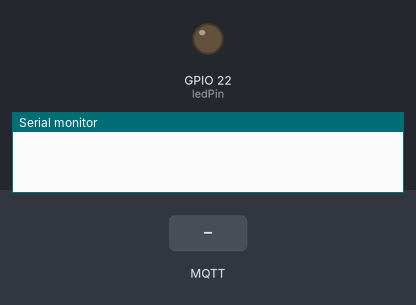
A sketch run on a simulated ESP32. Shown: output pins drawn as LEDs (lit = HIGH), the last lines printed to the serial monitor. The test bench sets the inputs (shaded band). No MQTT or app messages arrive unless stated.

Above: at 2.3 s.
2.4 s: MQTT message "ON" arrives on the second subscribed topic
At 3.1 s:
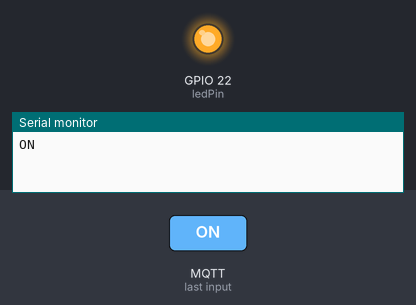
3.9 s: MQTT message "ON" arrives on the first subscribed topic
At 4.2 s:
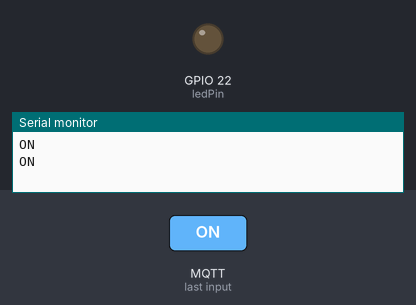
Timing chart, 0 to 6.9 s (numbered marks = the images above; inputs shaded):
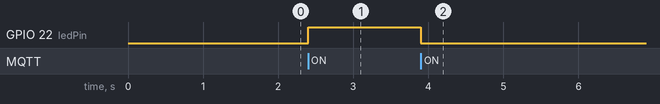

Measured:
- after the input at 2.4 s, GPIO 22 (ledPin): LOW → HIGH at once
- after the input at 3.9 s, GPIO 22 (ledPin): HIGH → LOW at once

The sketch:

LED_Cnt.ino
```cpp
/*
  SimpleMQTTClient.ino
  The purpose of this exemple is to illustrate a simple handling of MQTT and Wifi connection.
  Once it connects successfully to a Wifi network and a MQTT broker, it subscribe to a topic and send a message to it.
  It will also send a message delayed 5 seconds later.
*/

#include <WiFi.h>
#include "EspMQTTClient.h"
const int ledPin = 22;

EspMQTTClient client(
  "A_Redmi",
  "M2yAl244",
  "192.168.43.213",  // MQTT Broker server ip
  "LED_Client",     // Client name that uniquely identify your device
  1883              // The MQTT port, default to 1883. this line can be omitted
);


void setup()
{
  Serial.begin(115200);
  pinMode(ledPin, OUTPUT);

  WiFi.setHostname("LED");

  // Optionnal functionnalities of EspMQTTClient :
  client.enableDebuggingMessages(); // Enable debugging messages sent to serial output
  client.enableHTTPWebUpdater(); // Enable the web updater. User and password default to values of MQTTUsername and MQTTPassword. These can be overrited with enableHTTPWebUpdater("user", "password").
  client.enableLastWillMessage("TestClient/lastwill", "I am going offline");  // You can activate the retain flag by setting the third parameter to true
}

// This function is called once everything is connected (Wifi and MQTT)
// WARNING : YOU MUST IMPLEMENT IT IF YOU USE EspMQTTClient
void onConnectionEstablished()
{
 // Subscribe to "mytopic/test" and display received message to Serial
  client.subscribe("dht_sensor/#", [](const String & payload) {
    Serial.println(payload);
    if(payload >= "80"){
      digitalWrite(ledPin, LOW);
    }
  });

  // Subscribe to "dht_sensor" and display received message to Serial
  client.subscribe("dht_sensor/LED", [](const String & payload) {
    Serial.println(payload);
    if(payload == "ON"){
      digitalWrite(ledPin, HIGH);
    }
    if(payload == "OFF"){
      digitalWrite(ledPin, LOW);
    }
  });
}

void loop()
{
  client.loop();
}
```
